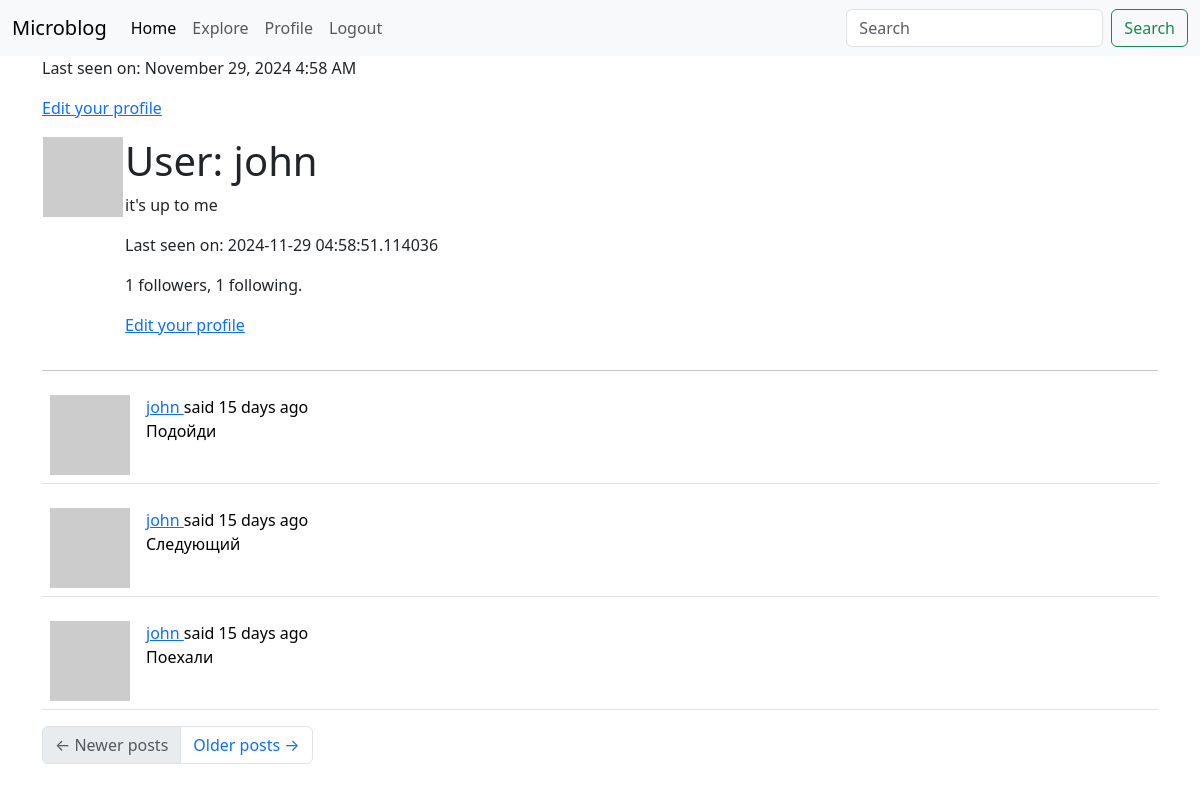
The app's page /user/john (signed in), older data.
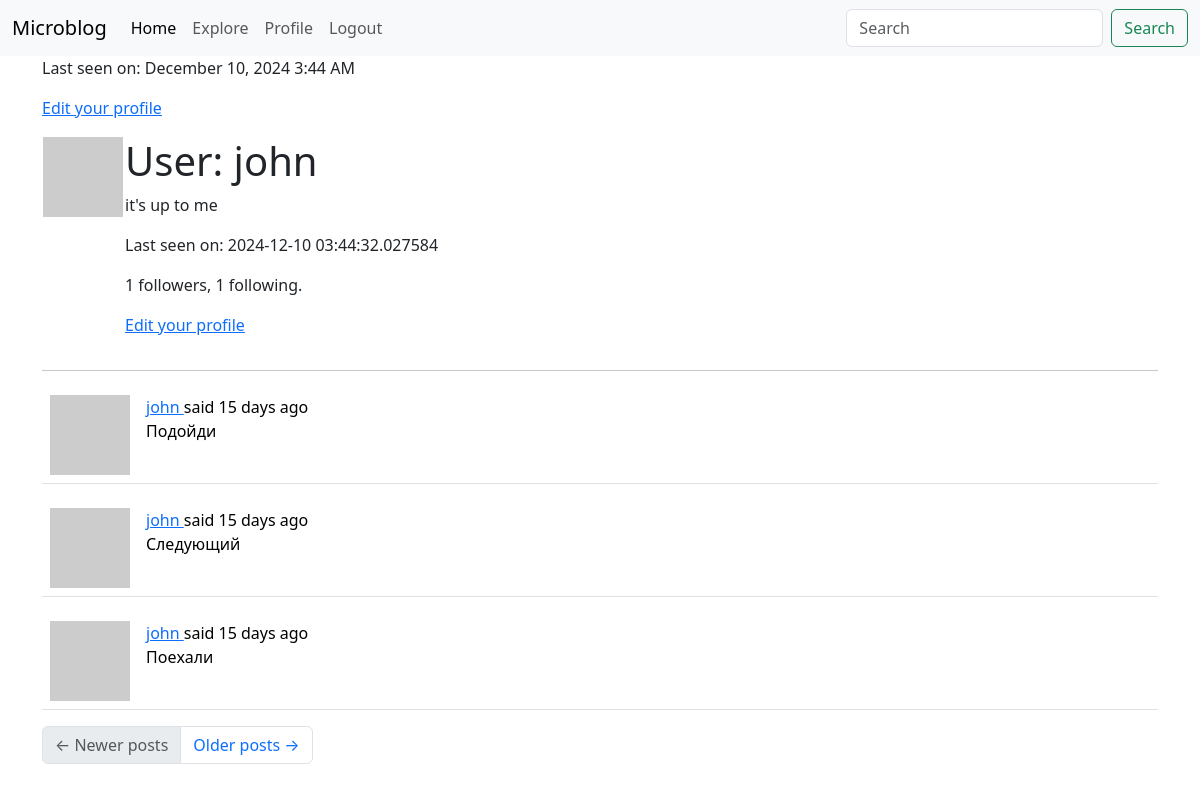
The same page, newer data.
### app/models.py (models this page shows, shortened)
class User(UserMixin, db.Model):
    id: so.Mapped[int] = so.mapped_column(primary_key=True)
    username: so.Mapped[str] = so.mapped_column(sa.String(64), index=True, unique=True)
    email: so.Mapped[str] = so.mapped_column(sa.String(120), index=True, unique=True)
    password_hash: so.Mapped[Optional[str]] = so.mapped_column(sa.String(256))
    about_me: so.Mapped[Optional[str]] = so.mapped_column(sa.String(140))
    last_seen: so.Mapped[Optional[datetime]] = so.mapped_column(default=lambda: datetime.now(timezone.utc))
    following: so.WriteOnlyMapped['User'] = so.relationship(
        secondary=followers, primaryjoin=(followers.c.follower_id == id),
        secondaryjoin=(followers.c.followed_id == id),
        back_populates='followers')
    followers: so.WriteOnlyMapped['User'] = so.relationship(
        secondary=followers, primaryjoin=(followers.c.followed_id == id),
        secondaryjoin=(followers.c.follower_id == id),
        back_populates='following')
    posts: so.WriteOnlyMapped['Post'] = so.relationship(back_populates='author')
    def avatar(self, size):
        digest = md5(self.email.lower().encode('utf-8')).hexdigest()
        return f'https://www.gravatar.com/avatar/{digest}?d=identicon&s={size}'
    def followers_count(self):
        query = sa.select(sa.func.count()).select_from(
            self.followers.select().subquery())
        return db.session.scalar(query)
    def following_count(self):
        query = sa.select(sa.func.count()).select_from(
            self.following.select().subquery())
        return db.session.scalar(query)

### app/routes.py (the view)
@app.route('/user/<username>')
@login_required
def user(username):
    user = db.first_or_404(sa.select(User).where(User.username == username))
    page = request.args.get('page', 1, type=int)
    query = user.posts.select().order_by(Post.timestamp.desc())
    posts = db.paginate(query, page=page, per_page=app.config['POSTS_PER_PAGE'], error_out=False)
    next_url = url_for('user', username=user.username, page=posts.next_num) if posts.next_num else None
    prev_url = url_for('user', username=user.username, page=posts.prev_num) if posts.prev_num else None
    form = EmptyForm()
    return render_template('user.html', user=user, posts=posts, form=form, next_url=next_url, prev_url=prev_url)

### app/forms.py
class EmptyForm(FlaskForm):
    submit = SubmitField('Submit')

### app/__init__.py (called while the page is built)
def get_locale():
    return request.accept_languages.best_match(app.config['LANGUAGES'])

### app/models.py (called while the page is built)
@login.user_loader
def load_user(id):
  return db.session.get(User, int(id))

### app/routes.py (called while the page is built)
@app.before_request
def before_request():
    if current_user.is_authenticated:
        current_user.last_seen = datetime.now(timezone.utc)
        db.session.commit()
    g.locale = str(get_locale())

### app/templates/user.html (shortened to what this page needs)
{% extends "base.html" %}
{% block content %}
    {% if user.last_seen %}
    <p>Last seen on: {{ moment(user.last_seen).format('LLL') }}</p>
    {% endif %}
    {% if user == current_user %}
    <p><a href="{{ url_for('edit_profile') }}">Edit your profile</a></p>
    {% endif %}
    <table>
        <tr valign="top">
            <td><img src="{{ user.avatar(128) }}"></td>
            <td>
                <h1>User: {{ user.username }}</h1>
                {% if user.about_me %}<p>{{ user.about_me }}</p>{% endif %}
                {% if user.last_seen %}<p>Last seen on: {{ user.last_seen }}</p>{% endif %}
                <p>{{ user.followers_count() }} followers, {{ user.following_count() }} following.</p>
                {% if user == current_user %}
                <p><a href="{{ url_for('edit_profile') }}">Edit your profile</a></p>
                {% endif %}
            </td>
        </tr>
    </table>
    <hr>
    {% for post in posts %}
        {% include "_post.html" %}
    {% endfor %}
    <nav aria-label="Post navigation">
        <ul class="pagination">
            <li class="page-item{% if not prev_url %} disabled{% endif %}">
                <a class="page-link" href="{{ prev_url }}">
                    <span aria-hidden="true">&larr;</span> Newer posts
                </a>
            </li>
            <li class="page-item{% if not next_url %} disabled{% endif %}">
                <a class="page-link" href="{{ next_url }}">
                    Older posts <span aria-hidden="true">&rarr;</span>
                </a>
            </li>
        </ul>
    </nav>
{% endblock %}

Row changes from the older to the newer data that the page shows:
changed User "john": last_seen "November 29, 2024 4:58 AM" → "December 10, 2024 3:44 AM"; last_seen "2024-11-29 04:58:51.114036" → "2024-12-10 03:44:32.027584"
